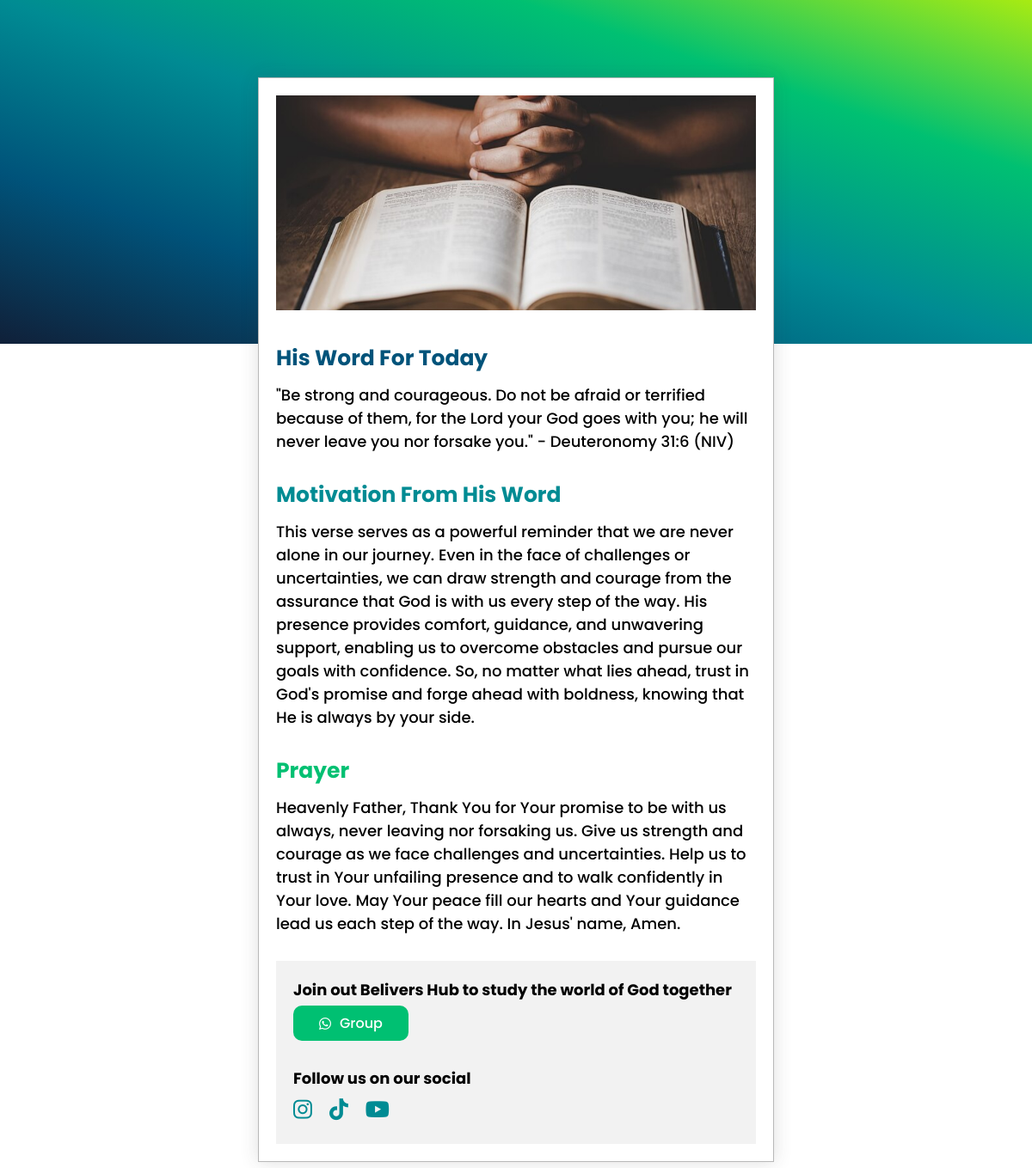
The page / on the database its author committed.
### app/models.py (models this page shows)
class Word(models.Model):
    verse = models.CharField(max_length=150)
    verse_content = models.TextField()
    motivation = models.TextField()
    prayer = models.TextField()
    created_at = models.DateTimeField(default=timezone.now)
    def __str__(self):
        return self.verse

### app/views.py (the view)
# urls.py: path("", index, name="index"),
def index(request):
    word = Word.objects.latest("created_at")
    print(word)
    return render(request, "app/index.html", {
        "word": word,
    })

### templates/app/index.html (shortened to what this page needs)
<!DOCTYPE html>
{% load static %}
<html lang="en">
<head>
    <link rel="stylesheet" href="{% static 'css/index.css' %}">
    <link rel="stylesheet" href="https://cdnjs.cloudflare.com/ajax/libs/font-awesome/6.5.1/css/all.min.css" />
</head>
<body>
    <div class="main-container">
        <div class="image-sec">
            <img src="{% static 'images/image.jpg' %}" alt="">
        </div>
        <div class="sec1">
            <p>His Word For Today</p>
            <p>"{{word.verse_content}}" - {{word.verse}}</p>
        </div>
        <div class="sec2">
            <p>Motivation From His Word</p>
            <p>{{word.motivation}}</p>
        </div>
        <div class="sec3">
            <p>Prayer</p>
            <p>{{word.prayer}}</p>
        </div>
        <div class="footer">
            <div class="sec4">
                <p>Join out Belivers Hub to study the world of God together</p>
                <a href="#"><i class="fa-brands fa-whatsapp"></i> <span>Group</span></a>
            </div>
            <div class="sec5">
                <p>Follow us on our social</p>
                <div class="socials">
                    <a href="#"><i class="fa-brands fa-instagram"></i></a>
                    <a href="#"><i class="fa-brands fa-tiktok"></i></a>
                    <a href="#"><i class="fa-brands fa-youtube"></i></a>
                </div>
            </div>
        </div>
    </div>
</body>
</html>

### static/css/index.css (style rules this page uses)
* { font-family: "Poppins"; margin: 0; padding: 0; box-sizing: border-box; }
body { display: flex; justify-content: center; align-items: center; padding: 40px; min-height: 100vh; }
.main-container { width: 600px; padding: 20px; border: 1px solid #b8b8b8; margin-top: 50px; position: relative; z-index: 9; background: #fff; box-shadow: 0px 0px 20px #39363629; display: flex; flex-direction: column; gap: 30px; }
.main-container .image-sec img { width: 100%; height: 250px; object-fit: cover; object-position: center; }
.main-container .sec1 { display: flex; flex-direction: column; gap: 10px; }
.main-container .sec1 p:nth-child(1) { font-size: 25px; font-weight: 700; color: #00537a; }
.main-container .sec1 p:nth-child(2) { font-size: 18px; font-weight: 500; line-height: 1.5; }
.main-container .sec2 { display: flex; flex-direction: column; gap: 10px; }
.main-container .sec2 p:nth-child(1) { font-size: 25px; font-weight: 700; color: #008b93; }
.main-container .sec2 p:nth-child(2) { font-size: 18px; font-weight: 500; line-height: 1.5; }
.main-container .sec3 { display: flex; flex-direction: column; gap: 10px; }
.main-container .sec3 p:nth-child(1) { font-size: 25px; font-weight: 700; color: #00c072; }
.main-container .sec3 p:nth-child(2) { font-size: 18px; font-weight: 500; line-height: 1.5; }
.main-container .footer { padding: 20px; background: #e1e1e16f; display: flex; flex-direction: column; gap: 30px; }
.main-container .sec4 { display: flex; flex-direction: column; gap: 5px; }
.main-container .sec4 p { font-size: 18px; font-weight: 700; }
.main-container .sec4 a { font-size: 16px; font-weight: 500; text-decoration: none; color: #fff; background: #00c072; border-radius: 10px; padding: 8px 30px; width: fit-content; display: flex; gap: 10px; align-items: center; flex-wrap: wrap; }
.main-container .sec5 { display: flex; flex-direction: column; gap: 5px; }
.main-container .sec5 p { font-size: 18px; font-weight: 700; }
.main-container .sec5 .socials { display: flex; flex-wrap: wrap; gap: 20px; }
.main-container .sec5 .socials a { font-size: 25px; font-weight: 600; color: #008b93; }

### rows shown on the page
Word: verse_content "Be strong and courageous. Do not be afraid or terrified because of them, for the Lord your God goes with you; he will never leave you nor forsake you.", verse "Deuteronomy 31:6 (NIV)", motivation "This verse serves as a powerful reminder that we are never alone in our journey. Even in the face of challenges or uncertainties, we can draw strength and courage from the assurance that God is with us every step of the way. His presence provides comfort, guidance, and unwavering support, enabling us to overcome obstacles and pursue our goals with confidence. So, no matter what lies ahead, trust in God's promise and forge ahead with boldness, knowing that He is always by your side.", prayer "Heavenly Father, Thank You for Your promise to be with us always, never leaving nor forsaking us. Give us strength and courage as we face challenges and uncertainties. Help us to trust in Your unfailing presence and to walk confidently in Your love. May Your peace fill our hearts and Your guidance lead us each step of the way. In Jesus' name, Amen."
